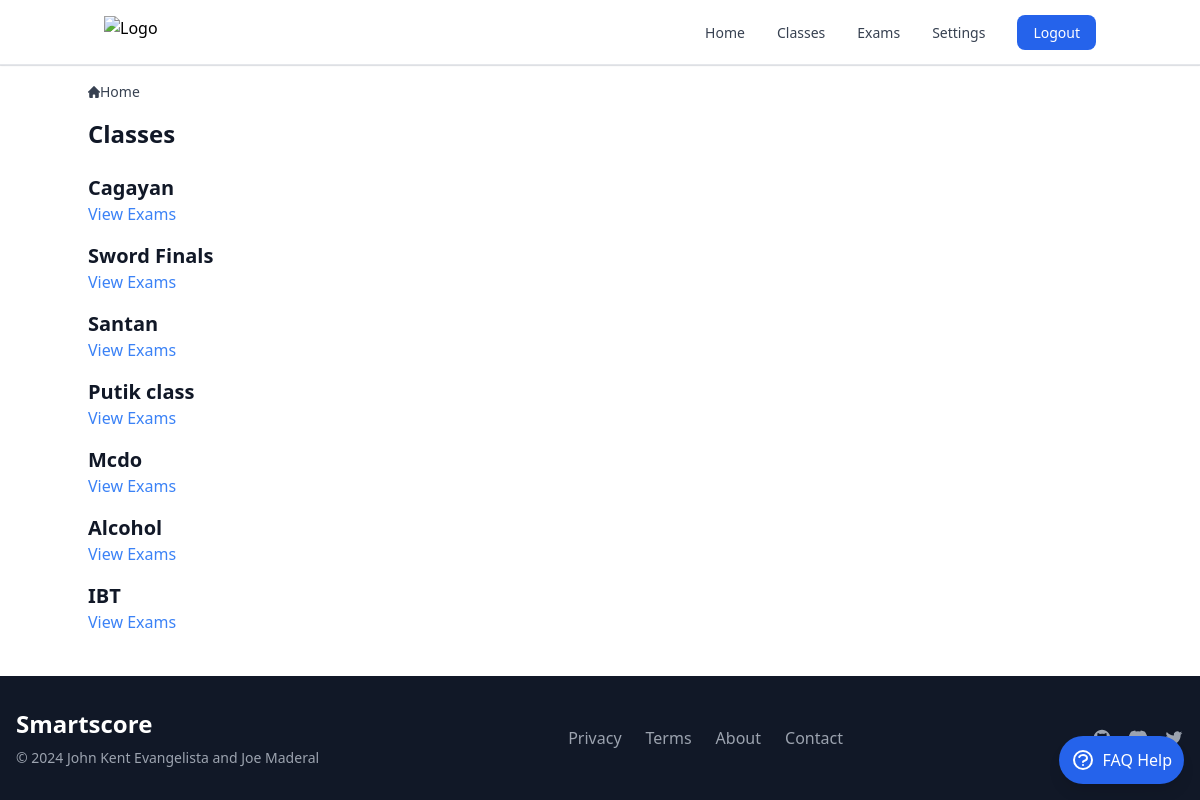
Before: /list_classes/ (signed in) with the older database file.
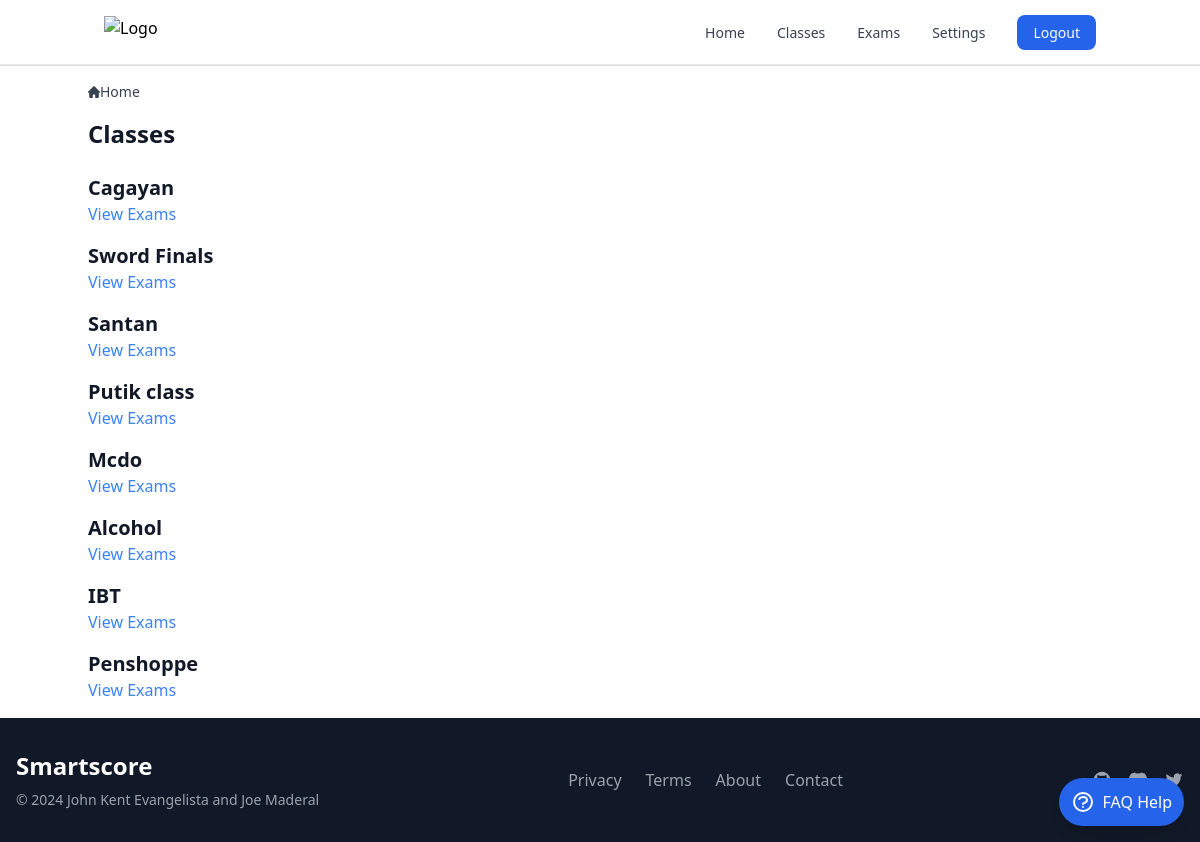
After: the same page with the newer database file.
### smartscoreapp/models.py (models this page shows, shortened)
class Class(models.Model):
    name = models.CharField(max_length=100)
    description = models.TextField(blank=True)
    user = models.ForeignKey(settings.AUTH_USER_MODEL, on_delete=models.CASCADE)

### smartscoreapp/views.py (the view)
# urls.py: path('list_classes/', list_classes_view, name='list_classes'),
@login_required
def list_classes_view(request):
    classes = Class.objects.filter(user=request.user)
    return render(request, 'list_classes.html', {'classes': classes})

### templates/classes/list_classes.html (shortened to what this page needs)
{% extends "base.html" %}
{% block content %}
<nav class="flex mb-4" aria-label="Breadcrumb">
  <ol class="inline-flex items-center space-x-1 md:space-x-2 rtl:space-x-reverse">
    <li class="inline-flex items-center">
      <a href="{% url 'index' %}" class="inline-flex items-center text-sm font-medium text-gray-700 hover:text-blue-600 dark:text-gray-400 dark:hover:text-white">
        Home
      </a>
    </li>
  </ol>
</nav>
<h1 class="text-2xl font-semibold text-gray-900 dark:text-white mb-6">Classes</h1>
{% for class in classes %}
  <div class="mb-4">
    <h2 class="text-xl font-semibold text-gray-900 dark:text-white">{{ class.name }}</h2>
    <a href="{% url 'class_exams' class.id %}" class="text-blue-500 hover:underline">View Exams</a>
  </div>
{% endfor %}
{% endblock %}

### templates/base.html (shortened to what this page needs)
{% load static %}
<!DOCTYPE html>
<html lang="en">
<head>
    <link href="https://cdnjs.cloudflare.com/ajax/libs/tailwindcss/2.2.19/tailwind.min.css" rel="stylesheet">
    <link href="{% static 'src/output.css' %}" rel="stylesheet">
</head>
<body class="flex flex-col min-h-screen">
    {% include 'navbar.html' %}
    <hr>
    <div class="flex-grow container mx-auto mt-4">
        <div>
            {% block content %}
            {% endblock %}
        </div>
    </div>
    {% include 'footer.html' %}
</body>
</html>

### templates/settings/navbar.html (shortened to what this page needs)
{% load static %}
<nav class="sticky top-0 z-50 bg-white border-b shadow-sm">
  <div class="container px-4 mx-auto">
    <div class="flex items-center justify-between h-16">
      <a href="{% url 'index' %}" class="flex items-center space-x-3">
        <img
          src="{% static 'src/img/Smartscore_logo.png' %}"
          class="h-8 w-auto transition-transform hover:scale-105"
          id="sphinx-landing"
          alt="Logo"
        />
      </a>
      <div class="hidden w-full md:block md:w-auto">
        <ul class="flex items-center space-x-8">
          <li>
            <a
              href="{% url 'index' %}"
              class="text-sm font-medium transition-colors {% if request.path == '/' %}text-black-600{% else %}text-gray-700 hover:text-blue-600{% endif %}"
            >
              Home
            </a>
          </li>
          {% if user.is_authenticated %}
          <li>
            <a
              href="{% url 'classes' %}"
              class="text-sm font-medium transition-colors {% if request.path == '/classes/' %}text-blue-600{% else %}text-gray-700 hover:text-blue-600{% endif %}"
            >
              Classes
            </a>
          </li>
          <li>
            <a
              href="{% url 'exams' %}"
              class="text-sm font-medium transition-colors {% if request.path == '/exams/' %}text-blue-600{% else %}text-gray-700 hover:text-blue-600{% endif %}"
            >
              Exams
            </a>
          </li>
          <li>
            <a
              href="{% url 'settings' %}"
              class="text-sm font-medium transition-colors {% if request.path == '/settings/' %}text-blue-600{% else %}text-gray-700 hover:text-blue-600{% endif %}"
            >
              Settings
            </a>
          </li>
          <li>
            <a
              href="{% url 'logout' %}"
              class="px-4 py-2 text-sm font-medium text-white bg-blue-600 rounded-lg hover:bg-blue-700 transition-colors"
            >
              Logout
            </a>
          </li>
          {% endif %}
        </ul>
      </div>
    </div>
  </div>
  <div class="fixed bottom-4 right-4 z-50">
    <button
      id="chatToggle"
      class="bg-blue-600 text-white rounded-full p-3 shadow-lg hover:bg-blue-700 transition-colors flex items-center space-x-2"
    >
      <span class="hidden md:inline">FAQ Help</span>
    </button>
  </div>
</nav>

### templates/settings/footer.html (shortened to what this page needs)
{% load static %}
<footer class="bg-gray-900">
    <div class="mx-auto max-w-screen-xl px-4 py-8">
        <div class="flex flex-col md:flex-row justify-between items-center space-y-4 md:space-y-0">
            <div>
                <h1 class="text-2xl font-bold text-white mb-2">Smartscore</h1>
                <p class="text-sm text-gray-400">© 2024 John Kent Evangelista and Joe Maderal</p>
            </div>
            <div class="flex flex-wrap justify-center gap-6">
                <a href="#" class="text-gray-400 hover:text-white transition-colors">Privacy</a>
                <a href="#" class="text-gray-400 hover:text-white transition-colors">Terms</a>
                <a href="#" class="text-gray-400 hover:text-white transition-colors">About</a>
                <a href="#" class="text-gray-400 hover:text-white transition-colors">Contact</a>
            </div>
            <div class="flex space-x-4">
                <a href="#" class="text-gray-400 hover:text-white transition-colors">
                </a>
                <a href="#" class="text-gray-400 hover:text-white transition-colors">
                </a>
                <a href="#" class="text-gray-400 hover:text-white transition-colors">
                </a>
            </div>
        </div>
    </div>
</footer>

Changed rows visible on the page:
added Class: name "Penshoppe"
